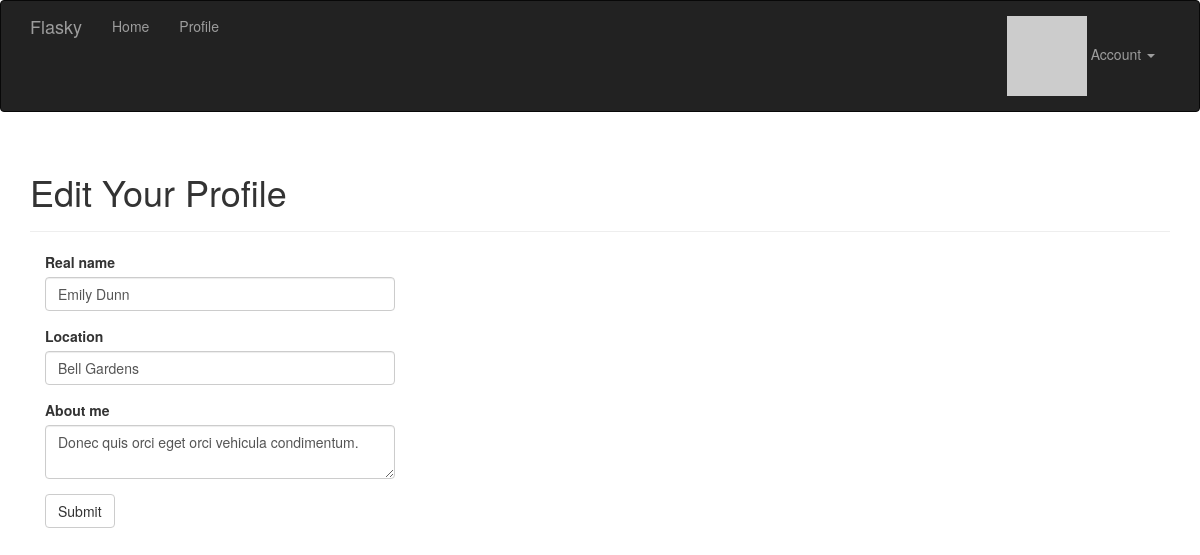
Screenshot of /edit_profile (signed in) with the database file from the repository.
### app/models.py (models this page shows, shortened)
class User(db.Model,UserMixin):
    __tablename__ = 'users'
    id = db.Column(db.Integer, primary_key=True)
    email = db.Column(db.String(64),unique=True,index=True)
    username = db.Column(db.String(64), unique=True, index=True)
    name = db.Column(db.String(64))
    location = db.Column(db.String(64))
    about_me = db.Column(db.Text())
    member_since = db.Column(db.DateTime(),default=datetime.utcnow)
    last_seen = db.Column(db.DateTime(),default=datetime.utcnow)
    password_hash = db.Column(db.String(128))
    role_id = db.Column(db.Integer, db.ForeignKey('roles.id'))
    confirmed = db.Column(db.Boolean,default=False)
    posts = db.relationship('Post',backref='author',lazy='dynamic')
    followed = db.relationship('Follow',
                               foreign_keys = [Follow.follower_id],
                               backref = db.backref('follower',lazy='joined'),
                               lazy='dynamic',cascade = 'all,delete-orphan'
                               )
    followers = db.relationship('Follow',
                                foreign_keys = [ Follow.followed_id ],
                                backref = db.backref('followed',lazy='joined'),
                                lazy='dynamic',cascade='all,delete-orphan'
                                )
    comments = db.relationship('Comment',backref='author',lazy='dynamic')
    @property
    def password(self):
        raise AttributeError('password is not a readable attribute')
    def can(self,permissions):
        return self.role is not None and \
               (self.role.permissions&permissions)==permissions
    def ping(self):
        self.last_seen = datetime.utcnow()
        db.session.add(self)
    def gravatar(self,size=100,default='identicon',rating='g'):
        if request.is_secure:
            url = 'https://secure.gravatar.com/avatar'
        else:
            url = 'http://www.gravatar.com/avatar'
        hash = md5(self.email.encode('utf-8')).hexdigest()
        return '{url}/{hash}?s={size}&d={default}&r={rating}'.format(
            url=url,hash=hash,size=size,default=default,rating=rating
        )

### app/main/views.py (the view, shortened to what this page needs)
@main.route('/edit_profile',methods=['GET','POST'])
@login_required
def edit_profile():
    form = EditProfileForm()
    form.name.data = current_user.name
    form.location.data = current_user.location
    form.about_me.data = current_user.about_me
    return render_template('edit_profile.html',form = form)

### app/main/forms.py
class EditProfileForm(Form):
    name = StringField('Real name',validators=[Length(1,64)])
    location = StringField('Location',validators=[Length(0,64)])
    about_me = TextAreaField('About me')
    submit = SubmitField('Submit')

### app/auth/views.py (called while the page is built)
@auth.before_app_request
def before_request():
    if current_user.is_authenticated\
            and not current_user.confirmed \
            and request.endpoint[:5]!='auth.'\
            and request.endpoint!='static':
        return redirect(url_for('auth.unconfirmed'))

@auth.before_app_request
def before_request():
    if current_user.is_authenticated:
        current_user.ping()
        if not current_user.confirmed \
                and request.endpoint[:5]!='auth.':
            return redirect(url_for('auth.unconfirmed'))

### app/main/__init__.py (called while the page is built)
@main.app_context_processor
def inject_permission():
    return dict(Permission=Permission)

### app/models.py (called while the page is built)
@login_manager.user_loader
def load_user(user_id):
    return User.query.get(int(user_id))

### app/templates/edit_profile.html (shortened to what this page needs)
{% extends "base.html" %}
{% import "bootstrap/wtf.html" as wtf %}
{% block page_content %}
<div class="page-header">
    <h1>Edit Your Profile</h1>
</div>
<div class="col-md-4">
    {{ wtf.quick_form(form) }}
</div>
{% endblock %}

### rows the page displays
User: name "Emily Dunn", location "Bell Gardens", about_me "Donec quis orci eget orci vehicula condimentum."
